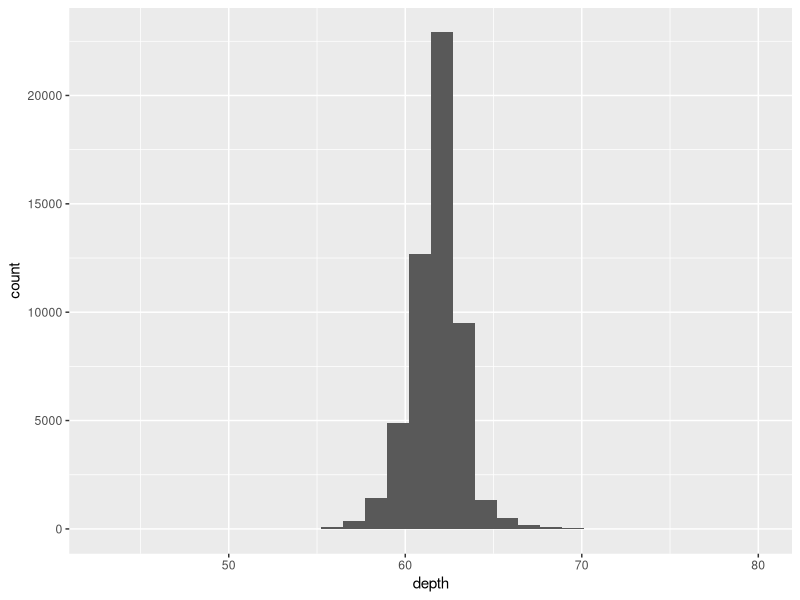
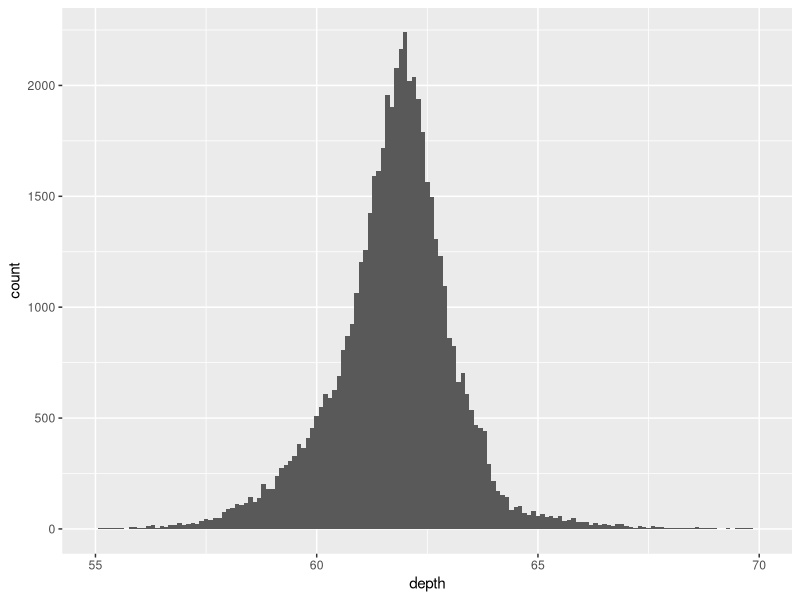
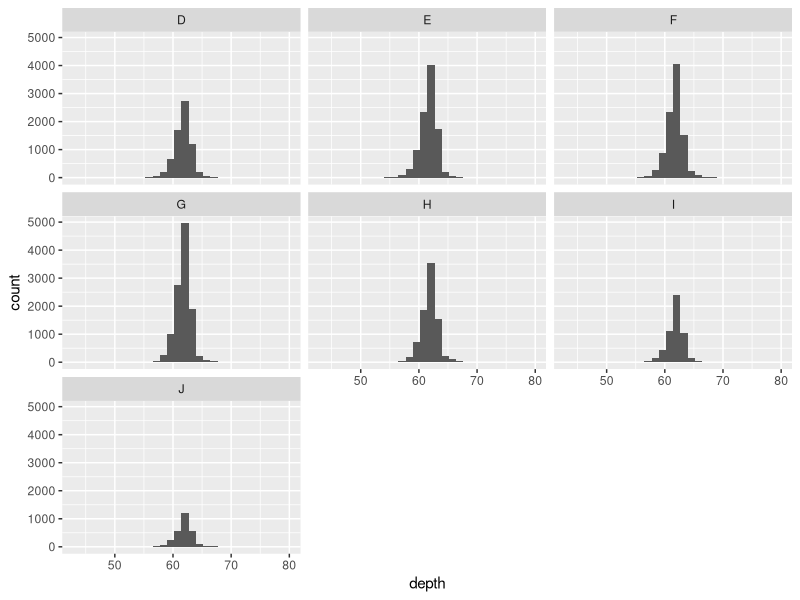
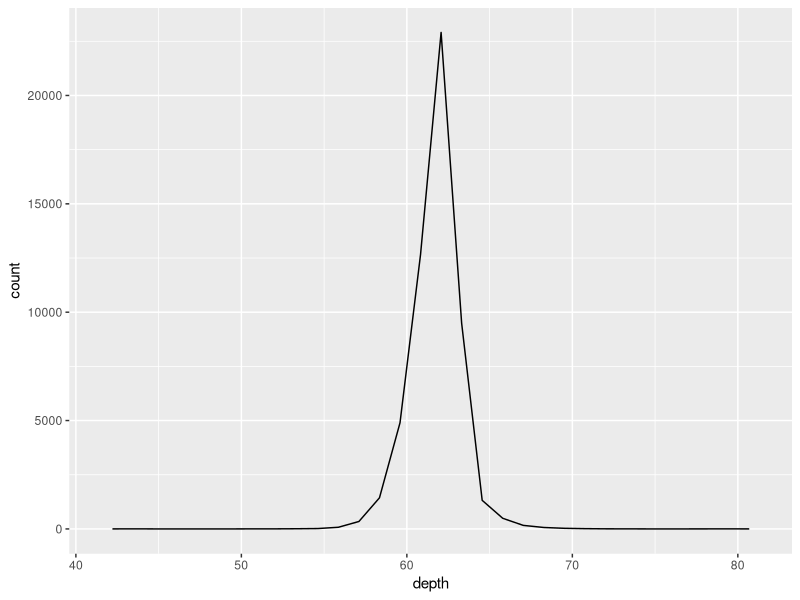
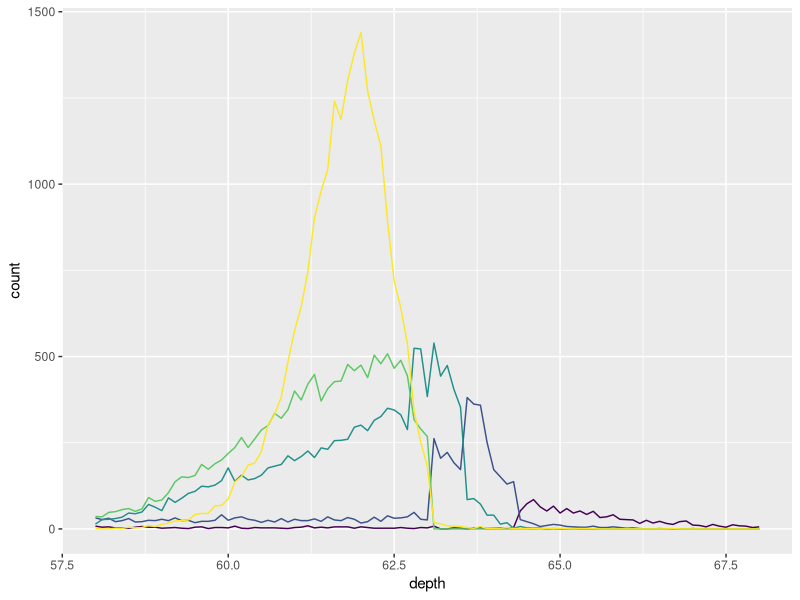
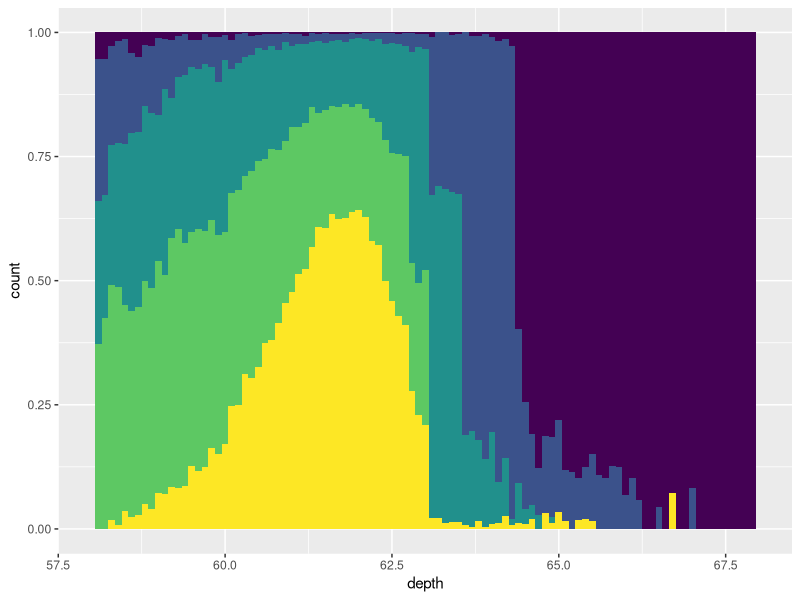
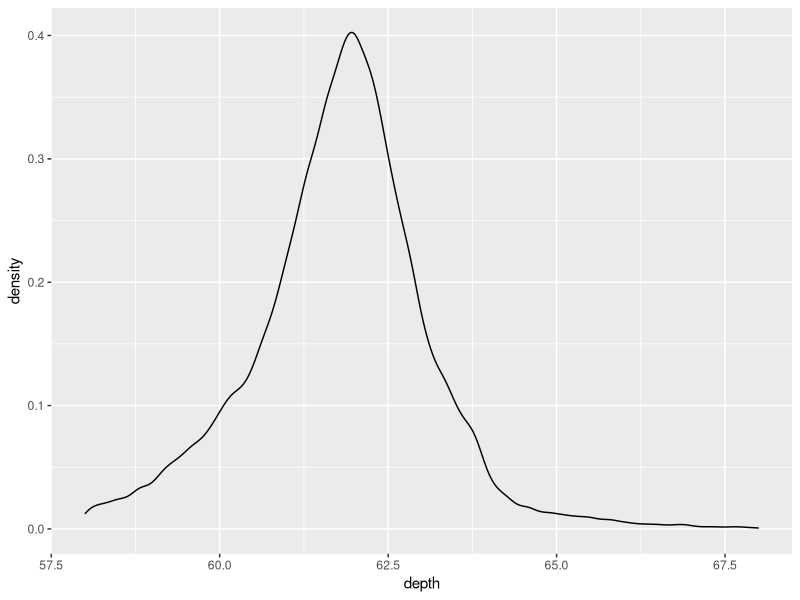
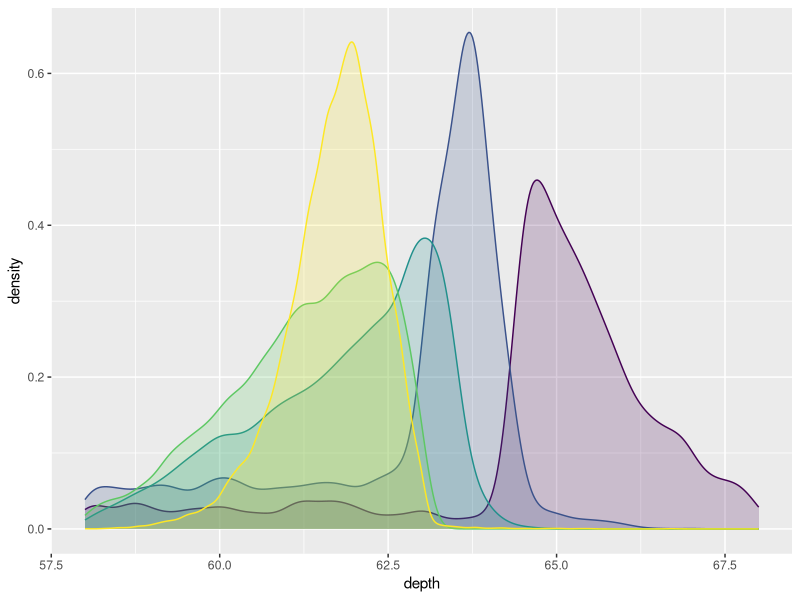

Source code (R) for these figures, in order:
library(ggplot2)
ggplot(diamonds, aes(depth)) + geom_histogram()
ggplot(diamonds, aes(depth)) + geom_histogram(binwidth = 0.1) + xlim(55,70)

ggplot(diamonds, aes(depth)) + geom_histogram() + facet_wrap(~color)
ggplot(diamonds, aes(depth)) + geom_freqpoly()

ggplot(diamonds, aes(depth)) + 
  geom_freqpoly(aes(colour = cut), binwidth = .1, na.rm = TRUE) +
  xlim(58,68) +
  theme(legend.position = 'none')

ggplot(diamonds, aes(depth)) + 
  geom_histogram(aes(fill = cut), binwidth = .1, position = 'fill', na.rm = TRUE) +
  xlim(58,68) +
  theme(legend.position = 'none')

ggplot(diamonds, aes(depth)) + 
  geom_density(na.rm = TRUE) + 
  xlim(58,68) +
  theme(legend.position = 'none')

ggplot(diamonds, aes(depth, fill = cut, colour = cut)) + 
  geom_density(alpha = 0.2, na.rm = TRUE) +
  xlim(58,68) +
  theme(legend.position = 'none')

ggplot(diamonds, aes(clarity, depth)) + geom_boxplot()
ggplot(diamonds, aes(carat, depth)) + 
  geom_boxplot(aes(group = cut_width(carat, 0.1))) +
  xlim(NA, 2.05)

ggplot(diamonds, aes(clarity, depth)) + geom_violin()
ggplot(diamonds, aes(carat, depth)) + 
  geom_violin(aes(group = cut_width(carat, 0.1))) +
  xlim(NA, 2.05)

ggplot(diamonds, aes(carat))+ geom_histogram()
ggplot(diamonds, aes(carat)) + geom_histogram(binwidth = 0.1)
ggplot(diamonds, aes(price))+ geom_histogram()

ggplot(diamonds, aes(carat, fill = clarity, colour = clarity)) + 
  geom_density(alpha = 0.2, na.rm = TRUE) +
  xlim(1,3) +
  theme(legend.position = 'none')

ggplot(diamonds, aes(depth)) +   geom_density() 
ggplot(diamonds, aes(depth)) +   geom_freqpoly() 
